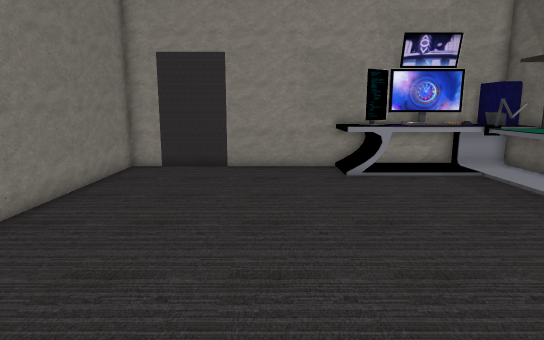
view 1 (above)

12 first-person views from a walk through a 3-D level made in the Unity game engine. The camera is 1.4 m above the floor, tilts 10° down and sees 75° across. The floor is counted in squares, 0.5 m on a side. Each view is taken from the middle of a square. On the plan, view 1 faces up. The plan holds only what a view shows up to about 20 squares ahead; the rest is blank. The place goes on beyond the plan. The player character is not drawn.

view 2
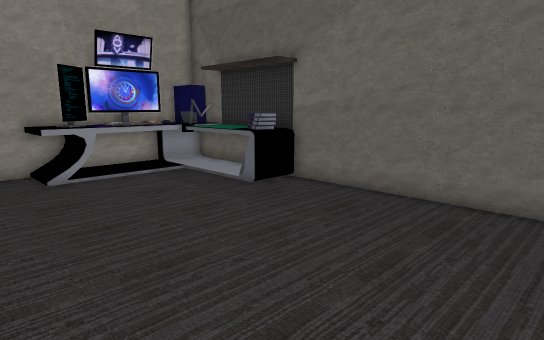

view 3
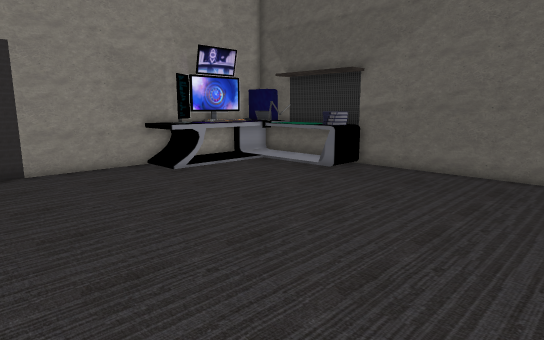

view 4
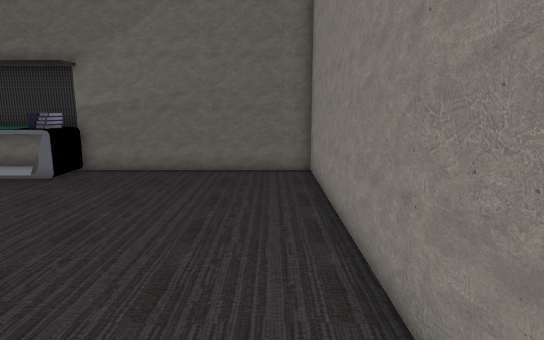

view 5
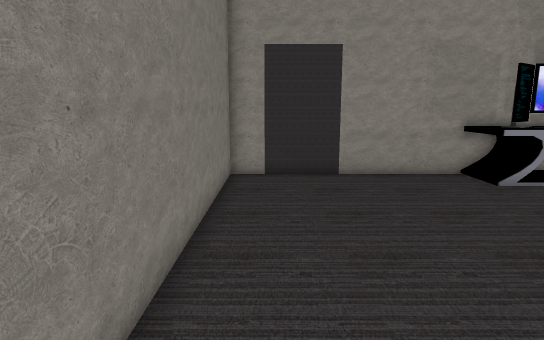

view 6
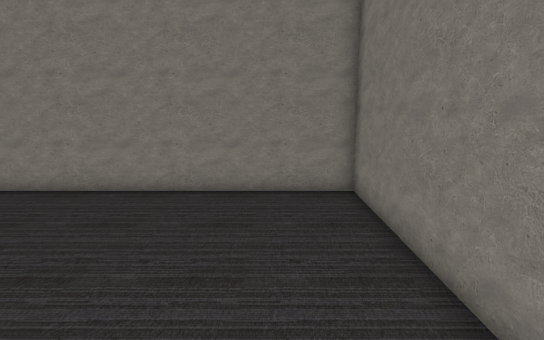

view 7
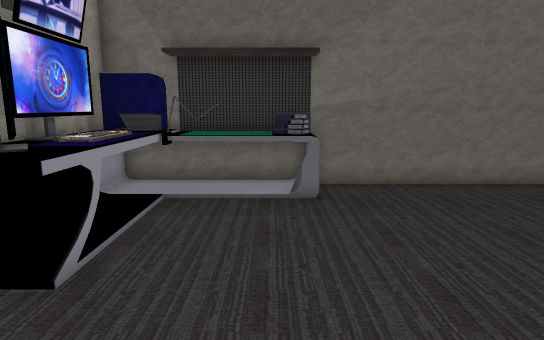

view 8
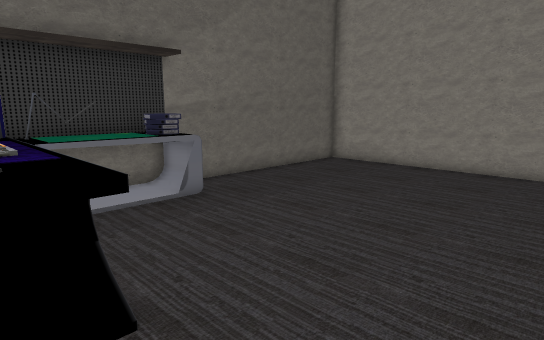

view 9
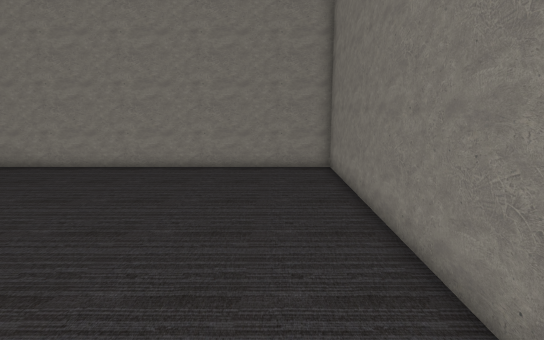

view 10
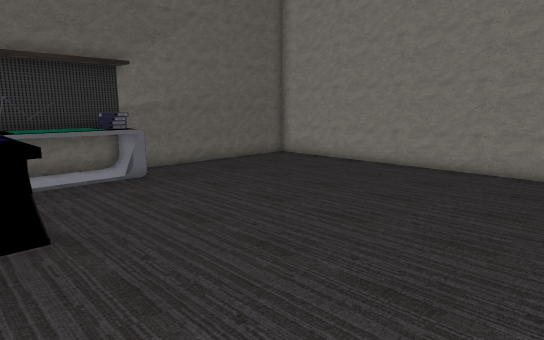

view 11
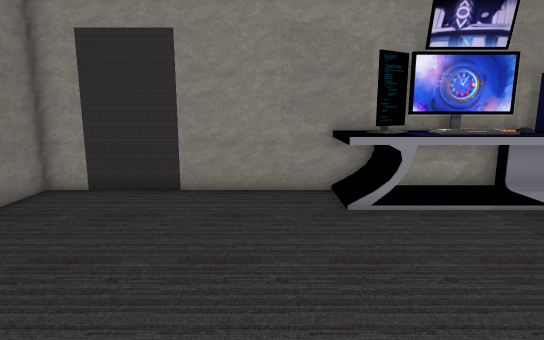

view 12
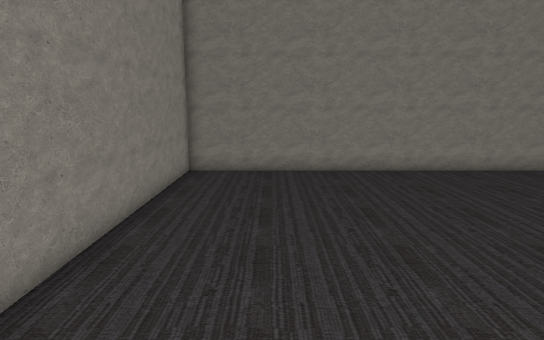

### Floor plan
Points are (right, up) in squares from view 1. A wall is a line through its corners. A room is listed if a view was taken in it or the views show most of it. See-through windows are left out.
Room 1 (views 1, 2, 3, 4, 5, 6, 7, 8, 9, 10, 11, 12)
walls: (10.6, 16.9) (-6.8, 16.9) (-6.8, -0.7) (10.8, -0.7) (10.8, 16.5)
low walls: (8.7, 11.4) (8.7, 13.5)
objects: other object (3, 14) to (10, 16); other object (6, 15) to (7, 15); other object (8, 15); other object (9, 10) to (9, 11)

Where each view was taken, in squares from view 1:
view 1: 0 up, 0 right, facing up
view 2: 0 up, 0 right, facing up-right
view 3: 0 up, 5 left, facing up-right
view 4: 1 up, 5 left, facing right
view 5: 2 up, 5 left, facing up
view 6: 11 up, 4 left, facing down
view 7: 11 up, 2 left, facing right
view 8: 16 up, 1 left, facing down-right
view 9: 16 up, 4 left, facing down
view 10: 16 up, 5 left, facing down-right
view 11: 5 up, 1 right, facing up
view 12: 3 up, 9 right, facing left
